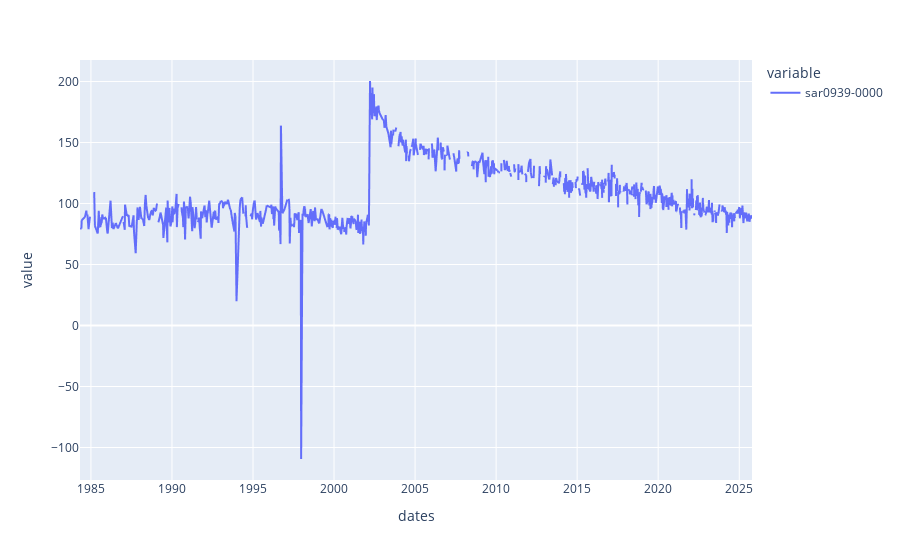

Notebook cell for this chart:
### Code cell
df = pd.read_csv("data/sar0939/transect_time_series.csv")
df.dates = pd.to_datetime(df.dates)
df.set_index("dates", inplace=True)
(df["sar0939-0000"] - 93).plot()

### Figure 1 — Plotly figure (JSON) as saved in the notebook; plotly's stock layout.template omitted (floating-point values rounded to 4 significant figures; data arrays with more than 128 entries replaced by an {"elided": "..."} marker saying what was removed)
{"data": [{"hovertemplate": "variable=sar0939-0000<br>dates=%{x}<br>value=%{y}<extra></extra>", "legendgroup": "sar0939-0000", "line": {"color": "#636efa", "dash": "solid"}, "marker": {"symbol": "circle"}, "mode": "lines", "name": "sar0939-0000", "showlegend": true, "type": "scattergl", "x": {"elided": "1235 str values"}, "xaxis": "x", "y": {"elided": "1235 float values"}, "yaxis": "y"}], "layout": {"legend": {"title": {"text": "variable"}, "tracegroupgap": 0}, "margin": {"t": 60}, "xaxis": {"anchor": "y", "domain": [0.0, 1.0], "title": {"text": "dates"}}, "yaxis": {"anchor": "x", "domain": [0.0, 1.0], "title": {"text": "value"}}}}
